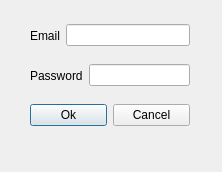
<?xml version="1.0" encoding="UTF-8"?>
<ui version="4.0">
 <class>Dialog</class>
 <widget class="QDialog" name="Dialog">
  <property name="geometry">
   <rect>
    <x>0</x>
    <y>0</y>
    <width>222</width>
    <height>172</height>
   </rect>
  </property>
  <property name="windowTitle">
   <string>Login</string>
  </property>
  <property name="locale">
   <locale language="English" country="UnitedStates"/>
  </property>
  <widget class="QWidget" name="horizontalLayoutWidget">
   <property name="geometry">
    <rect>
     <x>30</x>
     <y>20</y>
     <width>160</width>
     <height>31</height>
    </rect>
   </property>
   <layout class="QHBoxLayout" name="passHorizontalLayout">
    <item>
     <widget class="QLabel" name="emaillabel">
      <property name="text">
       <string>Email</string>
      </property>
     </widget>
    </item>
    <item>
     <widget class="QLineEdit" name="emailLineEdit"/>
    </item>
   </layout>
  </widget>
  <widget class="QWidget" name="horizontalLayoutWidget_2">
   <property name="geometry">
    <rect>
     <x>30</x>
     <y>60</y>
     <width>160</width>
     <height>31</height>
    </rect>
   </property>
   <layout class="QHBoxLayout" name="emailHorizontalLayout">
    <item>
     <widget class="QLabel" name="passLabel">
      <property name="text">
       <string>Password</string>
      </property>
     </widget>
    </item>
    <item>
     <widget class="QLineEdit" name="passLineEdit"/>
    </item>
   </layout>
  </widget>
  <widget class="QWidget" name="horizontalLayoutWidget_3">
   <property name="geometry">
    <rect>
     <x>30</x>
     <y>100</y>
     <width>160</width>
     <height>31</height>
    </rect>
   </property>
   <layout class="QHBoxLayout" name="buttonsHorizontalLayout">
    <item>
     <widget class="QPushButton" name="okButton">
      <property name="text">
       <string>Ok</string>
      </property>
     </widget>
    </item>
    <item>
     <widget class="QPushButton" name="cancelButton">
      <property name="text">
       <string>Cancel</string>
      </property>
     </widget>
    </item>
   </layout>
  </widget>
 </widget>
 <resources/>
 <connections/>
</ui>
